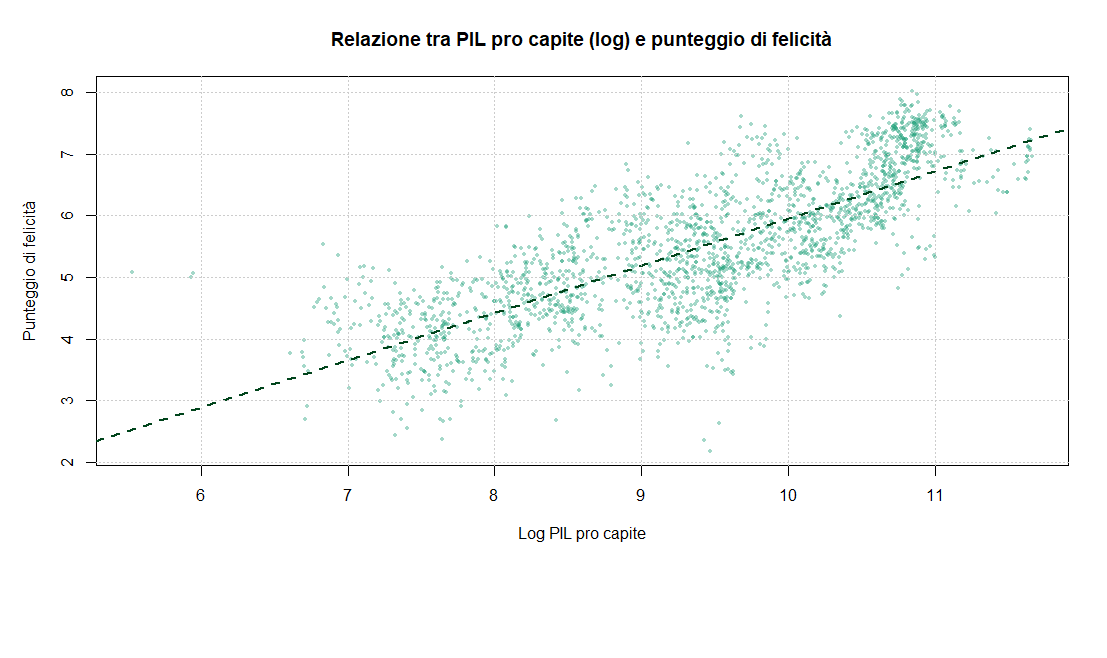

The script that drew this image:
#Lettura del dataset
df <- read.csv(file.choose(), header = TRUE, sep = ",")

#Rimozione dei valori mancanti
df_plot <- df[!is.na(df$log_gdp_per_capita) & !is.na(df$happiness_score), ]

#Scatterplot
plot(df_plot$log_gdp_per_capita,
     df_plot$happiness_score,
     main = "Relazione tra PIL pro capite (log) e punteggio di felicità",
     xlab = "Log PIL pro capite",
     ylab = "Punteggio di felicità",
     col = rgb(27/255, 158/255, 119/255, 0.4),
     pch = 16,
     cex = 0.5)

#regressione lineare
lm_model <- lm(happiness_score ~ log_gdp_per_capita, data = df_plot)
abline(lm_model, col = "#00441b", lwd = 2, lty = 2)

grid(nx = NULL, ny = NULL, col = "gray80", lty = "dotted")

#Calcolo della correlazione
cor_val <- cor(df_plot$log_gdp_per_capita,
               df_plot$happiness_score,
               use = "complete.obs")

cat("Correlazione (Pearson) tra log_gdp_per_capita e happiness_score:", round(cor_val, 3), "\n")
cat("Risultati del modello lineare:\n")
print(summary(lm_model))
